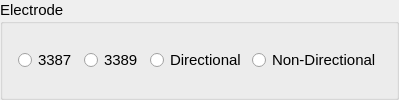
    <widget class="QGroupBox" name="electrodeModelGB">
     <property name="font">
      <font>
       <family>Arial</family>
       <pointsize>11</pointsize>
      </font>
     </property>
     <property name="title">
      <string>Electrode</string>
     </property>
     <layout class="QGridLayout" name="gridLayout_18">
      <property name="leftMargin">
       <number>15</number>
      </property>
      <property name="topMargin">
       <number>15</number>
      </property>
      <property name="rightMargin">
       <number>15</number>
      </property>
      <property name="bottomMargin">
       <number>15</number>
      </property>
      <item row="1" column="1">
       <widget class="QRadioButton" name="electrode_3389">
        <property name="sizePolicy">
         <sizepolicy hsizetype="Fixed" vsizetype="Fixed">
          <horstretch>0</horstretch>
          <verstretch>0</verstretch>
         </sizepolicy>
        </property>
        <property name="minimumSize">
         <size>
          <width>60</width>
          <height>0</height>
         </size>
        </property>
        <property name="font">
         <font>
          <family>Arial</family>
          <pointsize>11</pointsize>
         </font>
        </property>
        <property name="focusPolicy">
         <enum>Qt::NoFocus</enum>
        </property>
        <property name="text">
         <string>3389</string>
        </property>
        <attribute name="buttonGroup">
         <string notr="true">electrodeModelButtonGroup</string>
        </attribute>
       </widget>
      </item>
      <item row="1" column="4">
       <widget class="QRadioButton" name="electrode_Nondirectional">
        <property name="sizePolicy">
         <sizepolicy hsizetype="Fixed" vsizetype="Fixed">
          <horstretch>0</horstretch>
          <verstretch>0</verstretch>
         </sizepolicy>
        </property>
        <property name="minimumSize">
         <size>
          <width>120</width>
          <height>0</height>
         </size>
        </property>
        <property name="font">
         <font>
          <family>Arial</family>
          <pointsize>11</pointsize>
         </font>
        </property>
        <property name="focusPolicy">
         <enum>Qt::NoFocus</enum>
        </property>
        <property name="text">
         <string>Non-Directional</string>
        </property>
        <attribute name="buttonGroup">
         <string notr="true">electrodeModelButtonGroup</string>
        </attribute>
       </widget>
      </item>
      <item row="1" column="3">
       <widget class="QRadioButton" name="electrode_Directional">
        <property name="sizePolicy">
         <sizepolicy hsizetype="Fixed" vsizetype="Fixed">
          <horstretch>0</horstretch>
          <verstretch>0</verstretch>
         </sizepolicy>
        </property>
        <property name="minimumSize">
         <size>
          <width>90</width>
          <height>0</height>
         </size>
        </property>
        <property name="font">
         <font>
          <family>Arial</family>
          <pointsize>11</pointsize>
         </font>
        </property>
        <property name="focusPolicy">
         <enum>Qt::NoFocus</enum>
        </property>
        <property name="text">
         <string>Directional</string>
        </property>
        <attribute name="buttonGroup">
         <string notr="true">electrodeModelButtonGroup</string>
        </attribute>
       </widget>
      </item>
      <item row="1" column="0">
       <widget class="QRadioButton" name="electrode_3387">
        <property name="sizePolicy">
         <sizepolicy hsizetype="Fixed" vsizetype="Fixed">
          <horstretch>0</horstretch>
          <verstretch>0</verstretch>
         </sizepolicy>
        </property>
        <property name="minimumSize">
         <size>
          <width>60</width>
          <height>0</height>
         </size>
        </property>
        <property name="font">
         <font>
          <family>Arial</family>
          <pointsize>11</pointsize>
         </font>
        </property>
        <property name="focusPolicy">
         <enum>Qt::NoFocus</enum>
        </property>
        <property name="text">
         <string>3387</string>
        </property>
        <attribute name="buttonGroup">
         <string notr="true">electrodeModelButtonGroup</string>
        </attribute>
       </widget>
      </item>
     </layout>
    </widget>
